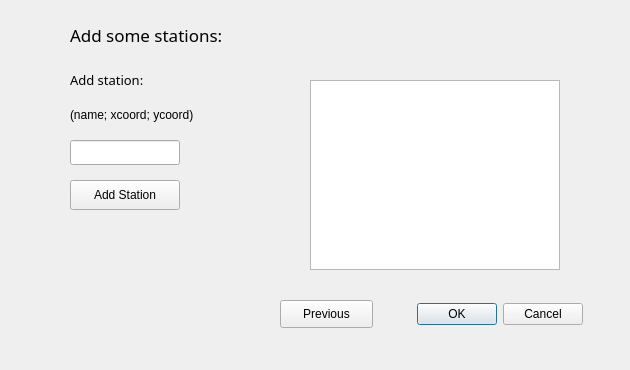
<?xml version="1.0" encoding="UTF-8"?>
<ui version="4.0">
 <class>StationsDialog</class>
 <widget class="QDialog" name="StationsDialog">
  <property name="geometry">
   <rect>
    <x>0</x>
    <y>0</y>
    <width>630</width>
    <height>370</height>
   </rect>
  </property>
  <property name="windowTitle">
   <string>Dialog</string>
  </property>
  <widget class="QLabel" name="label">
   <property name="geometry">
    <rect>
     <x>70</x>
     <y>20</y>
     <width>250</width>
     <height>30</height>
    </rect>
   </property>
   <property name="font">
    <font>
     <family>Berlin Sans FB</family>
     <pointsize>13</pointsize>
    </font>
   </property>
   <property name="text">
    <string>Add some stations:</string>
   </property>
  </widget>
  <widget class="QLabel" name="label_2">
   <property name="geometry">
    <rect>
     <x>70</x>
     <y>70</y>
     <width>120</width>
     <height>20</height>
    </rect>
   </property>
   <property name="font">
    <font>
     <family>Berlin Sans FB</family>
     <pointsize>10</pointsize>
    </font>
   </property>
   <property name="text">
    <string>Add station:</string>
   </property>
  </widget>
  <widget class="QLabel" name="label_3">
   <property name="geometry">
    <rect>
     <x>70</x>
     <y>100</y>
     <width>140</width>
     <height>30</height>
    </rect>
   </property>
   <property name="text">
    <string>(name; xcoord; ycoord)</string>
   </property>
  </widget>
  <widget class="QLineEdit" name="lineEdit">
   <property name="geometry">
    <rect>
     <x>70</x>
     <y>140</y>
     <width>110</width>
     <height>25</height>
    </rect>
   </property>
  </widget>
  <widget class="QPushButton" name="pushButton">
   <property name="geometry">
    <rect>
     <x>70</x>
     <y>180</y>
     <width>110</width>
     <height>30</height>
    </rect>
   </property>
   <property name="text">
    <string>Add Station</string>
   </property>
  </widget>
  <widget class="QListWidget" name="listStations">
   <property name="geometry">
    <rect>
     <x>310</x>
     <y>80</y>
     <width>250</width>
     <height>190</height>
    </rect>
   </property>
  </widget>
  <widget class="QPushButton" name="pushButton_2">
   <property name="geometry">
    <rect>
     <x>280</x>
     <y>300</y>
     <width>93</width>
     <height>28</height>
    </rect>
   </property>
   <property name="text">
    <string>Previous</string>
   </property>
  </widget>
  <widget class="QDialogButtonBox" name="buttonBox">
   <property name="geometry">
    <rect>
     <x>390</x>
     <y>300</y>
     <width>193</width>
     <height>28</height>
    </rect>
   </property>
   <property name="standardButtons">
    <set>QDialogButtonBox::Cancel|QDialogButtonBox::Ok</set>
   </property>
  </widget>
 </widget>
 <resources/>
 <connections/>
</ui>
